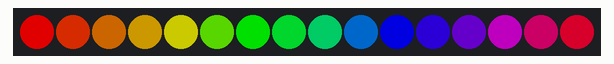
A sketch run on a simulated ESP32. On the bench: 16 RGB LEDs in strip order, left to right. Dim RGB values are drawn brighter than linear.

Above: at 0.15 s.
At 4.66 s:
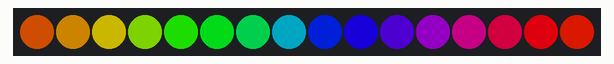
At 9.18 s:
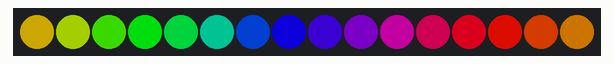
At 19.71 s:
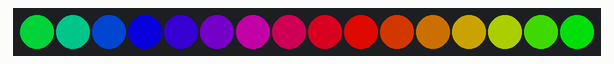
At 27.53 s:
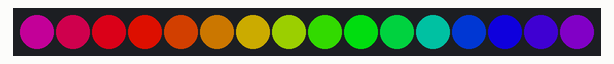
At 39.27 s:
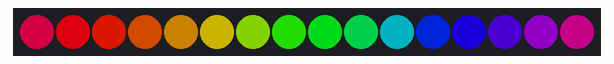

The sketch:

rosikLedTest.ino
```cpp
#include <FastLED.h>

#define LED_PIN     14
#define NUM_LEDS     16
#define LED_TYPE    WS2812
#define COLOR_ORDER GRB
#define BRIGHTNESS 160

CRGB leds[NUM_LEDS];

const uint8_t frameMs = 5;

void setup() {
  FastLED.addLeds<LED_TYPE, LED_PIN, COLOR_ORDER>(leds, NUM_LEDS)
         .setCorrection(TypicalLEDStrip);
  FastLED.setBrightness(BRIGHTNESS);
}

void loop() {
  static uint8_t baseHue = 0;
  fill_rainbow(leds, NUM_LEDS, baseHue,
               256 / NUM_LEDS);
  FastLED.show();

  baseHue++;
  delay(frameMs);
}
```
